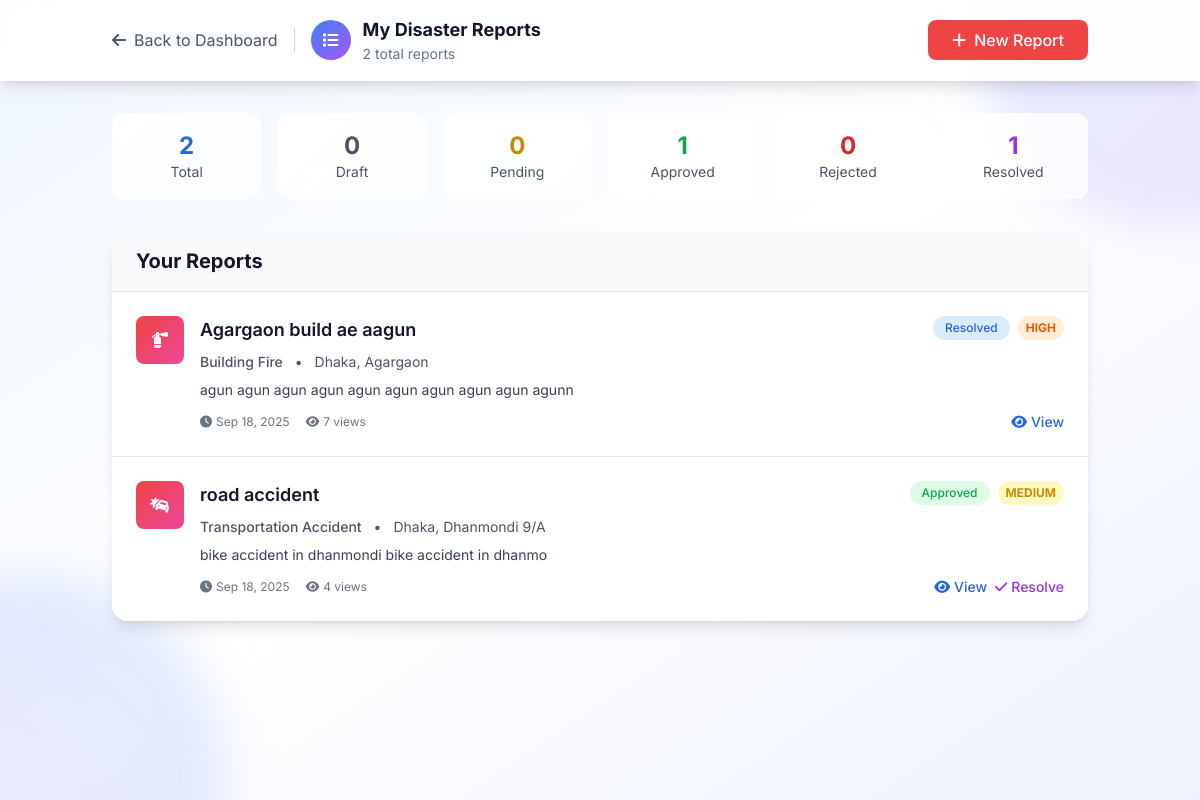
Before: /disasters/my-disasters/ (signed in) with the older database file.
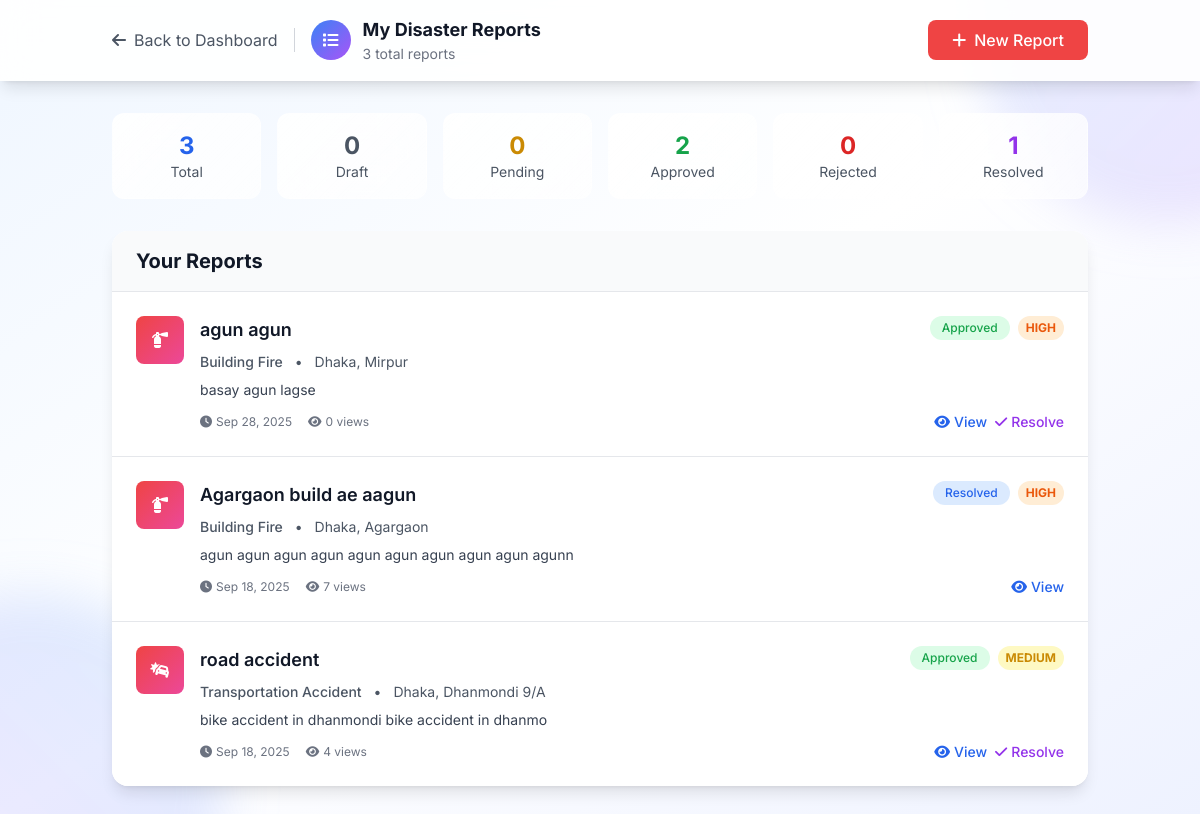
After: the same page with the newer database file.
### disasters/models.py (models this page shows, shortened)
class Disaster(models.Model):
    DISASTER_TYPE_CHOICES = [
        ('earthquake', 'Earthquake'),
        ('flood', 'Flood'),
        ('cyclone_storm', 'Cyclone/Storm'),
        ('wildfire', 'Fire (Wildfire)'),
        ('landslide', 'Landslide'),
        ('drought', 'Drought'),
        ('tsunami', 'Tsunami'),
        ('natural_other', 'Natural - Others'),
        ('building_fire', 'Building Fire'),
        ('industrial_accident', 'Industrial Accident'),
        ('chemical_spill', 'Chemical Spill'),
        ('transportation_accident', 'Transportation Accident'),
        ('bomb_threat', 'Bomb Threat/Explosion'),
        ('gas_leak', 'Gas Leak'),
        ('structural_collapse', 'Structural Collapse'),
        ('manmade_other', 'Man-Made - Others'),
    ]
    CATEGORY_CHOICES = [
        ('natural', 'Natural Disaster'),
        ('manmade', 'Man-Made Disaster'),
    ]
    SEVERITY_CHOICES = [
        ('critical', 'Critical'),
        ('high', 'High'),
        ('medium', 'Medium'),
        ('low', 'Low'),
    ]
    STATUS_CHOICES = [
        ('draft', 'Draft'),
        ('pending', 'Pending Review'),
        ('approved', 'Approved'),
        ('rejected', 'Rejected'),
        ('resolved', 'Resolved'),
        ('cancelled', 'Cancelled'),
    ]
    title = models.CharField(max_length=200)
    disaster_type = models.CharField(max_length=30, choices=DISASTER_TYPE_CHOICES)
    category = models.CharField(max_length=10, choices=CATEGORY_CHOICES)
    severity = models.CharField(max_length=10, choices=SEVERITY_CHOICES)
    description = models.TextField(
        max_length=50,  # Add max_length constraint
        help_text="Maximum 50 characters required"  # Update help text
    )
    city = models.CharField(max_length=100)
    area_sector = models.CharField(max_length=100)
    specific_address = models.TextField(blank=True, help_text="Optional specific address")
    landmarks = models.CharField(max_length=200, blank=True, help_text="Nearby landmarks")
    incident_datetime = models.DateTimeField(help_text="When the disaster actually occurred")
    created_at = models.DateTimeField(auto_now_add=True)
    updated_at = models.DateTimeField(auto_now=True)
    reporter = models.ForeignKey(User, on_delete=models.CASCADE, related_name='reported_disasters')
    emergency_contact = models.CharField(max_length=15, blank=True, help_text="Emergency contact on scene")
    status = models.CharField(max_length=15, choices=STATUS_CHOICES, default='draft')
    approved_by = models.ForeignKey(User, on_delete=models.SET_NULL, null=True, blank=True,
                                    related_name='approved_disasters')
    approved_at = models.DateTimeField(null=True, blank=True)
    rejection_reason = models.TextField(blank=True)
    resolved_at = models.DateTimeField(null=True, blank=True)
    resolution_notes = models.TextField(blank=True)
    view_count = models.PositiveIntegerField(default=0)
    is_active = models.BooleanField(default=True)
    class Meta:
        ordering = ['-created_at']
        indexes = [
            models.Index(fields=['status', 'city', 'area_sector']),
            models.Index(fields=['disaster_type', 'severity']),
            models.Index(fields=['created_at']),
        ]
    def get_severity_color(self):
        colors = {
            'critical': 'text-red-600 bg-red-100',
            'high': 'text-orange-600 bg-orange-100',
            'medium': 'text-yellow-600 bg-yellow-100',
            'low': 'text-green-600 bg-green-100'
        }
        return colors.get(self.severity, 'text-gray-600 bg-gray-100')
    def get_disaster_icon(self):
        icons = {
            'earthquake': 'fas fa-mountain',
            'flood': 'fas fa-water',
            'cyclone_storm': 'fas fa-wind',
            'wildfire': 'fas fa-fire',
            'landslide': 'fas fa-mountain',
            'drought': 'fas fa-sun',
            'tsunami': 'fas fa-water',
            'building_fire': 'fas fa-fire-extinguisher',
            'industrial_accident': 'fas fa-industry',
            'chemical_spill': 'fas fa-vial',
            'transportation_accident': 'fas fa-car-crash',
            'bomb_threat': 'fas fa-bomb',
            'gas_leak': 'fas fa-gas-pump',
            'structural_collapse': 'fas fa-building',
        }
        return icons.get(self.disaster_type, 'fas fa-exclamation-triangle')

### disasters/views.py (the view)
# urls.py: path('my-disasters/', views.my_disasters, name='my_disasters'),
@login_required
def my_disasters(request):
    disasters = Disaster.objects.filter(reporter=request.user).order_by('-created_at')
    stats = {
        'total': disasters.count(),
        'draft': disasters.filter(status='draft').count(),
        'pending': disasters.filter(status='pending').count(),
        'approved': disasters.filter(status='approved').count(),
        'rejected': disasters.filter(status='rejected').count(),
        'resolved': disasters.filter(status='resolved').count(),
    }
    paginator = Paginator(disasters, 10)
    page_number = request.GET.get('page')
    page_obj = paginator.get_page(page_number)
    context = {
        'page_obj': page_obj,
        'stats': stats,
    }
    return render(request, 'disasters/my_disasters.html', context)

### disasters/templatetags/disasters_tags.py (called while the page is built)
@register.filter
def status_color(status):
    colors = {
        'draft': 'text-gray-600 bg-gray-100',
        'pending': 'text-yellow-600 bg-yellow-100',
        'approved': 'text-green-600 bg-green-100',
        'rejected': 'text-red-600 bg-red-100',
        'resolved': 'text-blue-600 bg-blue-100',
        'cancelled': 'text-gray-600 bg-gray-100'
    }
    return colors.get(status, 'text-gray-600 bg-gray-100')

### templates/disasters/my_disasters.html (shortened to what the changed rows need)
{% load static %}
{% load disasters_tags %}
<!DOCTYPE html>
<html lang="en">
<head>
    <script src="https://cdn.tailwindcss.com"></script>
    <link rel="stylesheet" href="https://cdnjs.cloudflare.com/ajax/libs/font-awesome/6.4.0/css/all.min.css">
</head>
<body class="min-h-screen bg-gradient-to-br from-blue-50 via-white to-indigo-50">
    <div class="fixed inset-0 overflow-hidden pointer-events-none">
        <div class="absolute -top-40 -right-40 w-96 h-96 bg-gradient-to-br from-blue-400 to-purple-400 rounded-full mix-blend-multiply filter blur-xl opacity-20 floating-animation"></div>
        <div class="absolute -bottom-40 -left-40 w-96 h-96 bg-gradient-to-tr from-purple-400 to-blue-400 rounded-full mix-blend-multiply filter blur-xl opacity-20 floating-animation" style="animation-delay: 2s;"></div>
    </div>
    <header class="bg-white/90 backdrop-blur-lg shadow-lg sticky top-0 z-50 border-b border-white/20">
        <div class="container mx-auto px-6 py-4 flex items-center justify-between">
            <div class="flex items-center space-x-4">
                <div class="flex items-center space-x-3">
                    <div>
                        <h1 class="text-lg font-bold text-gray-900">My Disaster Reports</h1>
                        <p class="text-sm text-gray-500">{{ stats.total }} total reports</p>
                    </div>
                </div>
            </div>
        </div>
    </header>
    <div class="container mx-auto px-6 py-8 relative z-10">
        <div class="grid grid-cols-2 md:grid-cols-3 lg:grid-cols-6 gap-4 mb-8">
            <div class="stats-card rounded-xl p-4 text-center">
                <div class="text-2xl font-bold text-blue-600">{{ stats.total }}</div>
                <div class="text-sm text-gray-600">Total</div>
            </div>
            <div class="stats-card rounded-xl p-4 text-center">
                <div class="text-2xl font-bold text-green-600">{{ stats.approved }}</div>
                <div class="text-sm text-gray-600">Approved</div>
            </div>
        </div>
        {% if page_obj.object_list %}
            <div class="bg-white rounded-2xl shadow-lg overflow-hidden">
                <div class="px-6 py-4 border-b border-gray-200 bg-gray-50">
                    <h2 class="text-xl font-bold text-gray-900">Your Reports</h2>
                </div>
                <div class="divide-y divide-gray-200">
                    {% for disaster in page_obj.object_list %}
                        <div class="disaster-row p-6 hover:bg-gray-50 transition-colors">
                            <div class="flex items-start justify-between">
                                <div class="flex items-start space-x-4 flex-1">
                                    <div class="w-12 h-12 bg-gradient-to-br from-red-500 to-pink-500 rounded-lg flex items-center justify-center text-white flex-shrink-0">
                                        <i class="{{ disaster.get_disaster_icon }}"></i>
                                    </div>
                                    <div class="flex-1 min-w-0">
                                        <div class="flex items-start justify-between mb-2">
                                            <h3 class="text-lg font-semibold text-gray-900 truncate">{{ disaster.title }}</h3>
                                            <div class="flex items-center space-x-2 ml-4">
                                                <span class="inline-flex px-3 py-1 text-xs font-medium rounded-full {{ disaster.status|status_color }}">
                                                    {{ disaster.get_status_display }}
                                                </span>
                                                <span class="inline-flex px-2 py-1 text-xs font-bold rounded-full {{ disaster.get_severity_color }}">
                                                    {{ disaster.get_severity_display|upper }}
                                                </span>
                                            </div>
                                        </div>
                                        <div class="text-sm text-gray-600 mb-2">
                                            <span class="font-medium">{{ disaster.get_disaster_type_display }}</span>
                                            <span class="mx-2">•</span>
                                            <span>{{ disaster.city }}, {{ disaster.area_sector }}</span>
                                        </div>
                                        <p class="text-gray-700 text-sm mb-3 line-clamp-2">{{ disaster.description|truncatechars:150 }}</p>
                                        <div class="flex items-center justify-between">
                                            <div class="flex items-center space-x-4 text-xs text-gray-500">
                                                <span class="flex items-center">
                                                    <i class="fas fa-clock mr-1"></i>
                                                    {{ disaster.created_at|date:"M j, Y" }}
                                                </span>
                                                <span class="flex items-center">
                                                    <i class="fas fa-eye mr-1"></i>
                                                    {{ disaster.view_count }} views
                                                </span>
                                            </div>
                                            <div class="flex items-center space-x-2">
                                                <a href="{% url 'disasters:disaster_detail' disaster.id %}"
                                                   class="text-blue-600 hover:text-blue-700 text-sm font-medium">
                                                    <i class="fas fa-eye mr-1"></i>View
                                                </a>
                                                {% if disaster.status == 'approved' and disaster.reporter == user %}
                                                    <button onclick="markAsResolved({{ disaster.id }})"
                                                            class="text-purple-600 hover:text-purple-700 text-sm font-medium">
                                                        <i class="fas fa-check mr-1"></i>Resolve
                                                    </button>
                                                {% endif %}
                                            </div>
                                        </div>
                                    </div>
                                </div>
                            </div>
                        </div>
                    {% endfor %}
                </div>
            </div>
        {% endif %}
    </div>
</body>
</html>

Changed rows visible on the page:
added Disaster: title "agun agun", status "Approved", severity "HIGH", disaster_type "Building Fire", city "Dhaka", area_sector "Mirpur", description "basay agun lagse", created_at "Sep 28, 2025", view_count "0"
Other visible differences:
{{ stats.total }}: "2" → "3"
{{ stats.approved }}: "1" → "2"
